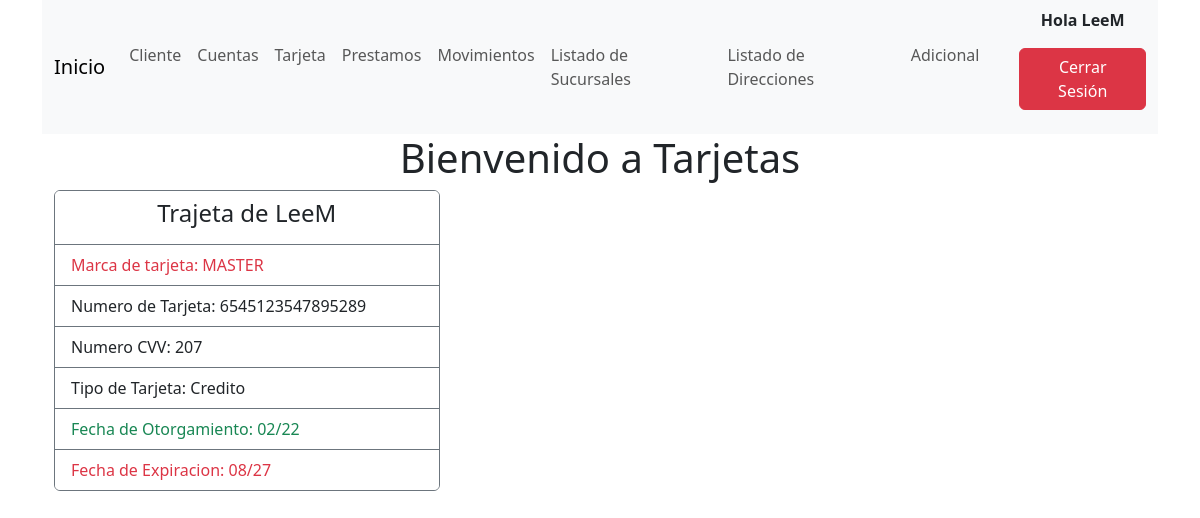
Screenshot of /tarjetas/ (signed in) with the database file from the repository.
### Login/models.py (models this page shows)
class CustomUser(AbstractUser):
    customer_DNI_id = models.CharField(null=True, blank=True, max_length=10)

### Tarjetas/models.py (models this page shows)
class Tarjeta(models.Model):
    numero = models.AutoField(primary_key=True, blank=True, null=False)
    cvv = models.IntegerField(unique=True, blank=True, null=True)
    fecha_de_otorgamiento = models.IntegerField(blank=True, null=True)
    fecha_de_expiracion = models.IntegerField(blank=True, null=True)
    tipo_tarjeta = models.IntegerField(blank=True, null=True)
    tarjeta = models.ForeignKey("MarcaTarjeta", on_delete=models.CASCADE)
    customer = models.ForeignKey("Clientes.cliente", on_delete=models.CASCADE)
    class Meta:
        managed = False
        db_table = 'tarjeta'

### Tarjetas/views.py (the view)
# urls.py: path('tarjetas/',Tarjetas, name = 'tarjetas'),
@login_required
def Tarjetas(request):
    tarjetas = Tarjeta.objects.all()
    cliente = Cliente
    return render(request,'tarjetas.html',{'tarjetas':tarjetas,'cliente':cliente})

### Tarjetas/templates/tarjetas.html (shortened to what this page needs)
{% extends 'home.html'%}
{% block h1%}Tarjetas{% endblock %}
{% block content%}
<main class="container pt-2">
    <article class=" row row-cols-1 row-cols-md-2 g-4  col-9 listado pt-2">
        {% if user.cliente.customer_name == user.first_name %}
        {%for tarjeta in tarjetas%}
        {% if tarjeta.customer_id == user.cliente.customer_id %}
        <section class="col-5 mt-2 mb-4">
            <section class="card border-secondary ">
            <ul class="list-group list-group-flush" >
                <li class="list-group-item border-secondary text-center"><h4>Trajeta de {{user.username}} </h4></li>
                {% if tarjeta.tarjeta_id == 1%}
                    <li class="list-group-item border-secondary text-primary">Marca de tarjeta: VISA</li>
                {% elif tarjeta.tarjeta_id == 2%}
                    <li class="list-group-item border-secondary text-danger">Marca de tarjeta: MASTER</li>
                {% else %}
                    <li class="list-group-item border-secondary text-warning">Marca de tarjeta: AMEX</li>
                {% endif %}
                <li class="list-group-item border-secondary text-dark">Numero de Tarjeta: {{tarjeta.numero}}</li>
                <li class="list-group-item border-secondary text-dark">Numero CVV: {{tarjeta.cvv}}</li>
                <li class="list-group-item border-secondary text-dark">Tipo de Tarjeta: {{tarjeta.tipo_tarjeta}}</li>
                <li class="list-group-item border-secondary text-success">Fecha de Otorgamiento: {{tarjeta.fecha_de_otorgamiento}}</li>
                <li class="list-group-item border-secondary text-danger ">Fecha de Expiracion: {{tarjeta.fecha_de_expiracion}}</li>
            </ul>
        </section>
    </section>
            {% endif %}
        {% endfor %}
        {% else %}
                        <li class="list-group-item border-secondary text-danger">El Usuario <strong>{{user.username}}</strong> No tiene Trajetas registradas</li>
                    {% endif %}
    </article>
</main>
{%endblock%}

### Login/templates/home.html (shortened to what this page needs)
<!DOCTYPE html>
<html lang="es">
<head>
    <link href="https://cdn.jsdelivr.net/npm/bootstrap@5.3.2/dist/css/bootstrap.min.css" rel="stylesheet"
>
</head>
<body>
    <main class="container">
        <nav class="navbar navbar-expand-lg bg-body-tertiary">
            <div class="container-fluid">
                <a class="navbar-brand" href="{% url 'home' %}">Inicio</a>
                <div class="collapse navbar-collapse" id="navbarNav">
                    <ul class="navbar-nav">
                        <li class="nav-item">
                            <a class="nav-link" aria-current="page" href="{% url 'Cliente' %}">Cliente</a>
                        </li>
                        <li class="nav-item ">
                            <a class="nav-link" href="{% url 'Cuentas' %}">Cuentas</a>
                        </li>
                        <li class="nav-item">
                            <a class="nav-link" href="{% url 'tarjetas' %}">Tarjeta</a>
                        </li>
                        <li class="nav-item ">
                            <a class="nav-link" href="{% url 'Prestamos' %}">Prestamos</a>
                        </li>
                        <li class="nav-item ">
                            <a class="nav-link" href="{% url 'Movimientos' %}">Movimientos</a>
                        </li>
                        <li class="nav-item ">
                            <a class="nav-link" href="http://localhost:5173/BranchList">Listado de Sucursales</a>
                        </li>
                        <li class="nav-item ">
                            <a class="nav-link" href="http://localhost:5173/DireccionesList">Listado de Direcciones</a>
                        </li>
                        <li class="nav-item ">
                            <a class="nav-link" href="http://localhost:5173/ClientesPage">Adicional</a>
                        </li>
                    </ul>
                </div>
                <ul class="justify-content-end ">
                    {% if user.is_authenticated %}
                    <p class="text-center"><b> Hola {{user.username }}</b></p>
                    <a class="btn btn-danger" role="button" href="{% url 'logout' %}">Cerrar Sesión</a>
                    {% else %}
                    <a class="btn btn-primary " role="button" href="{% url 'login' %}">Iniciar Sesión</a>
                    <a class="btn btn-secondary" role="button" href="{% url 'register'%}">Registrar</a>
                    {% endif %}
                </ul>
            </div>
        </nav>
        {% if user.is_authenticated %}
        <h1 class="text-center">Bienvenido a {% block h1%}HomeBanking{% endblock %}</h1>
        {% endif %}
        {% block content%}
        {%endblock%}
</body>
</html>

### rows the page displays
CustomUser: username "LeeM"
Tarjeta: shows "Marca de tarjeta: MASTER", numero "6545123547895289", cvv "207", tipo_tarjeta "Credito", fecha_de_otorgamiento "02/22", fecha_de_expiracion "08/27"
